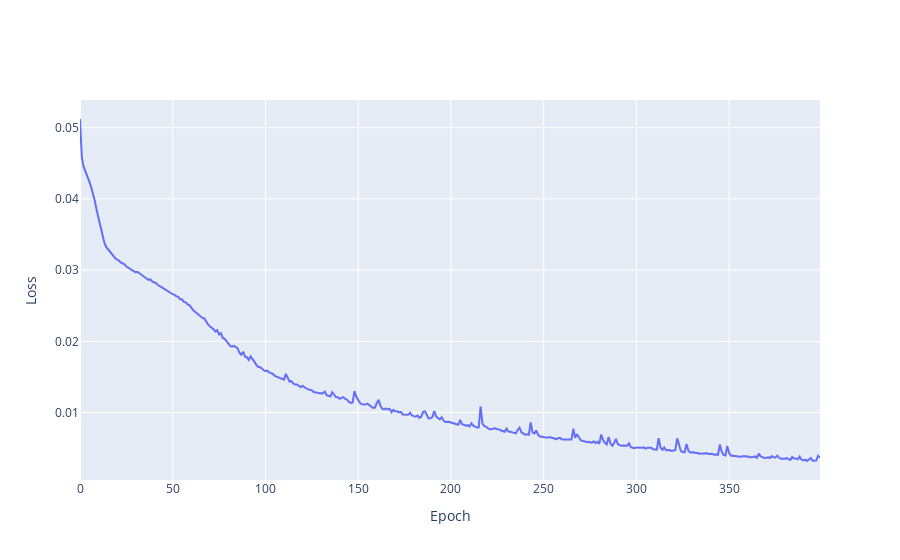

Here is the notebook cell this chart was saved with:
### Code cell
plot_loss(history)

### Figure 1 — Plotly figure (JSON) as saved in the notebook; plotly's stock layout.template omitted (floating-point values rounded to 4 significant figures; data arrays with more than 128 entries replaced by an {"elided": "..."} marker saying what was removed)
{"data": [{"mode": "lines", "name": "Training Loss", "type": "scatter", "x": {"elided": "400 int values"}, "y": {"elided": "400 float values"}}], "layout": {"xaxis": {"title": {"text": "Epoch"}}, "yaxis": {"title": {"text": "Loss"}}}}
